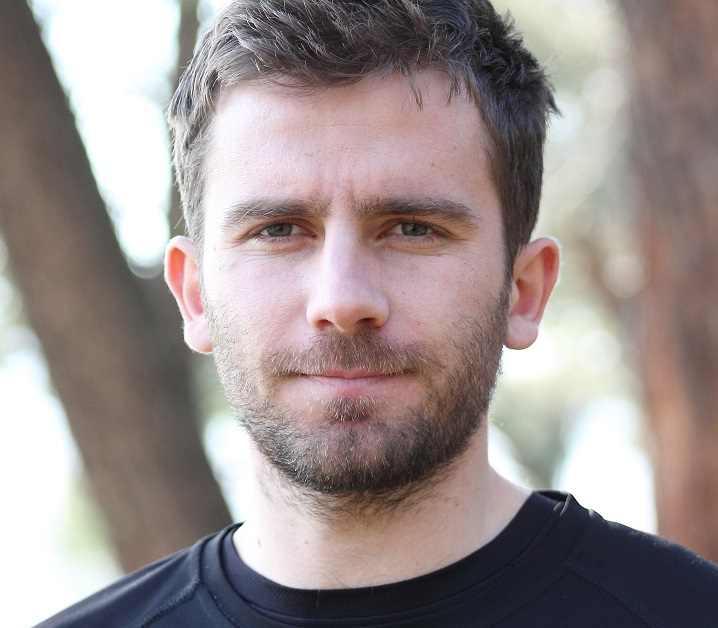
#> input picture Frontal Face Detection/photo.jpg, 718 x 628 px, given in place of the camera
$ python webcamVideoSketch.py
#> lines starting #> are read from the running program, lines starting #| are printed output that depends on the picture
#> further down, frame is the input picture: shape (628, 718, 3); mean B, G, R 142, 143.2, 154.6
import cv2
import numpy as np
def sketch(image):
    img_gray=cv2.cvtColor(image,cv2.COLOR_BGR2GRAY)
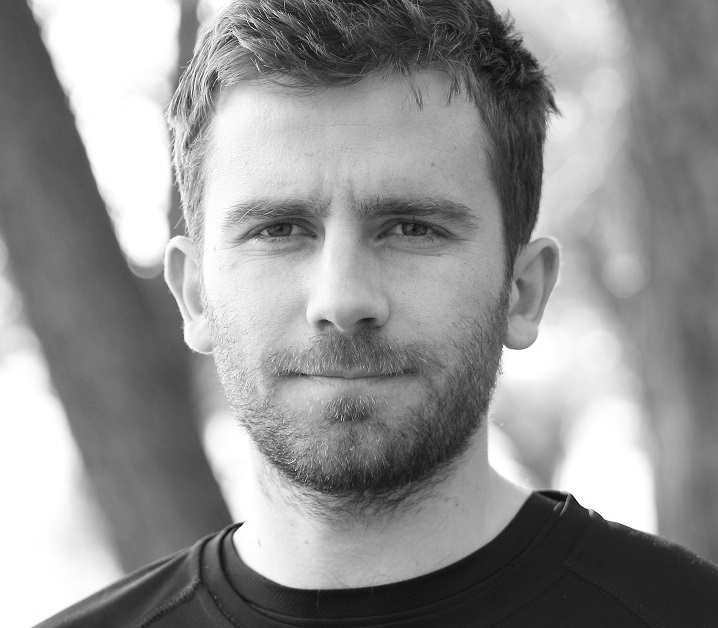
#> img_gray: shape (628, 718); min 2, max 255, mean 146.4
    img_gray_blur=cv2.GaussianBlur(img_gray,(5,5),0)
    canny_edges=cv2.Canny(img_gray_blur,10,70)
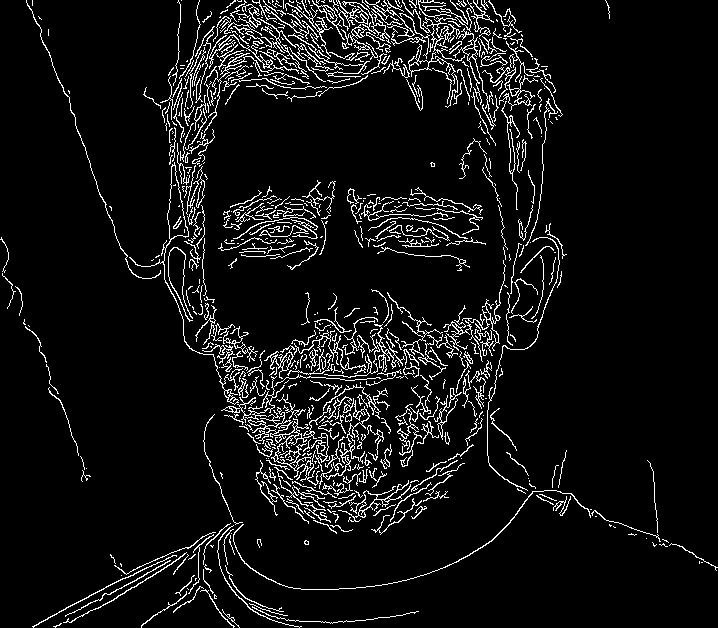
#> canny_edges: shape (628, 718); 6.9% white in thin lines or dots
    ret, mask=cv2.threshold(canny_edges,50,255,cv2.THRESH_BINARY_INV)
#> mask: shape (628, 718); 93.1% white; black in thin lines or dots
    return mask
cap=cv2.VideoCapture(0)
while True:
    ret,frame=cap.read()
    cv2.imshow('Our live sketcher',sketch(frame))
    if cv2.waitKey(1)==13:
#> (key Esc is pressed here)
        break
cap.release()
cv2.destroyAllWindows()
